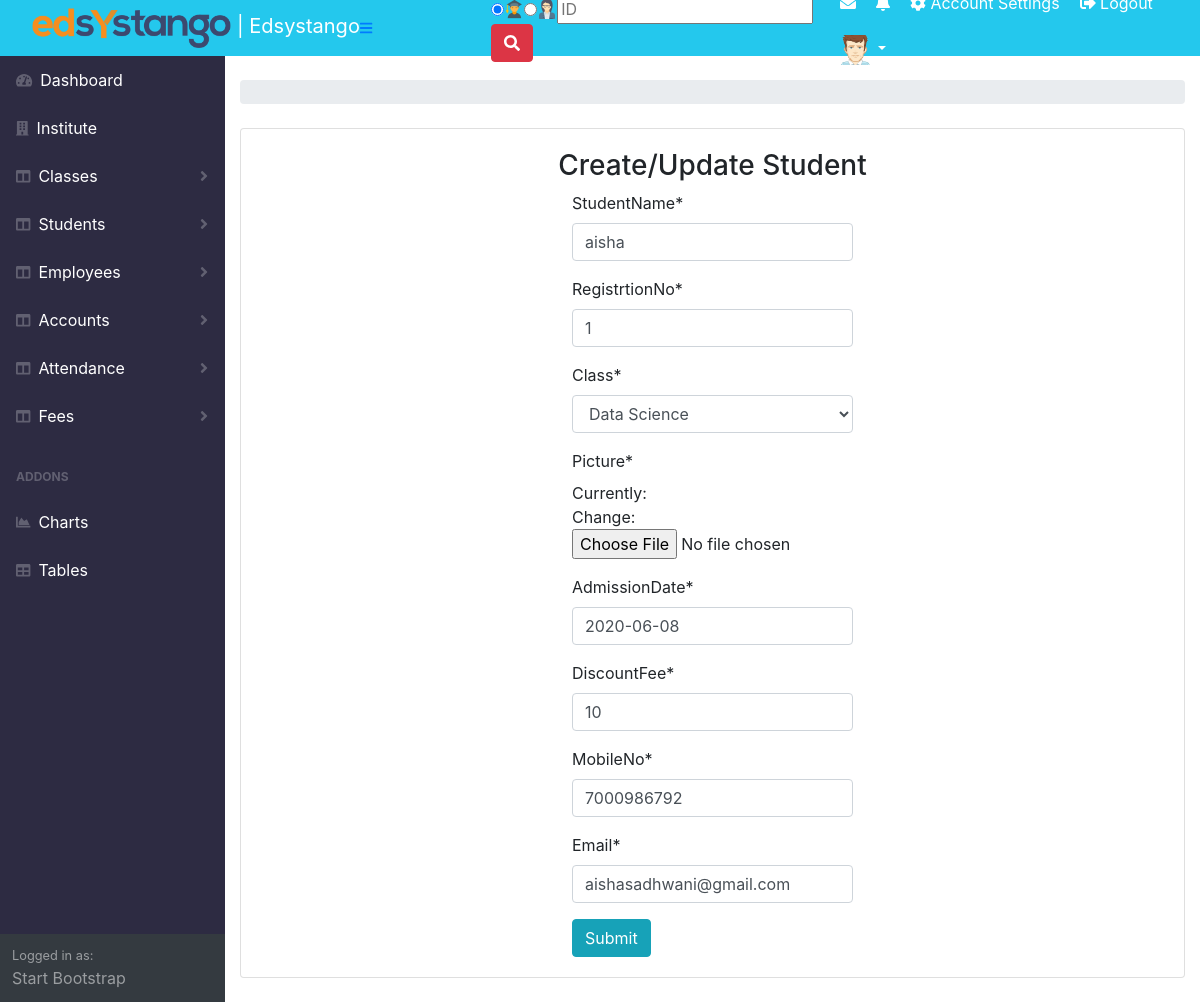
/updatestudent/1, run on the app's committed database.
### portalapp/models.py (models this page shows, shortened)
class Student(models.Model):
    StudentName = models.CharField(max_length=255)
    RegistrtionNo = models.IntegerField()
    Class = models.ForeignKey(Addclass,on_delete=models.CASCADE)
    Picture = models.FileField(upload_to='profile/')
    AdmissionDate = models.DateField()
    DiscountFee = models.IntegerField()
    MobileNo = models.IntegerField()
    Email = models.EmailField(max_length=254,default='')

### portalapp/views.py (the view, shortened to what this page needs)
# urls.py: path('updatestudent/<int:pk>',views.UpdateStudents.as_view()),
class UpdateStudents(UpdateView):
    model = Student
    fields = '__all__'

### portalapp/models.py (called while the page is built)
    def __str__(self):
        return self.name

### templates/portalapp/student_form.html (shortened to what this page needs)
{% extends 'portalapp/base.html' %}
{% load crispy_forms_tags %}
{% block base%}
<center>
<h3>Create/Update Student </h3>
</center>
<div class="row justify-content-center">
  <div class="col-lg-4">
    <form method="post" enctype="multipart/form-data">
      {{form | crispy }}
      <input type="submit" name="" class="btn btn-info" value="Submit">
    </form>
  </div>
</div>
{% endblock %}

### templates/portalapp/base.html (style rules this page uses)
a { color: white !important; }

### data on the page
Student: StudentName "aisha", RegistrtionNo "1", Class "Data Science", AdmissionDate "2020-06-08", DiscountFee "10", MobileNo "7000986792", Email "aishasadhwani@gmail.com"
